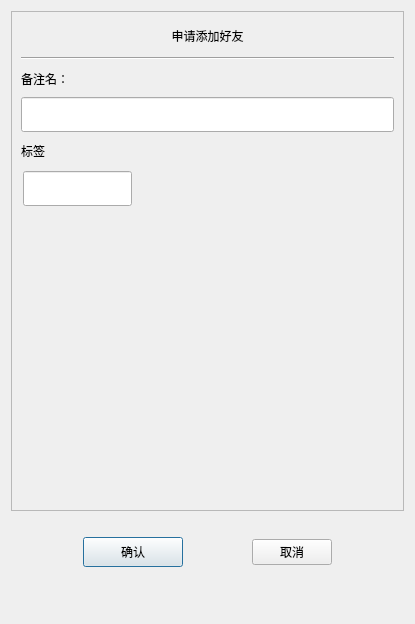
<?xml version="1.0" encoding="UTF-8"?>
<ui version="4.0">
 <class>AuthenFriend</class>
 <widget class="QDialog" name="AuthenFriend">
  <property name="geometry">
   <rect>
    <x>0</x>
    <y>0</y>
    <width>415</width>
    <height>624</height>
   </rect>
  </property>
  <property name="windowTitle">
   <string>Dialog</string>
  </property>
  <layout class="QVBoxLayout" name="verticalLayout">
   <item>
    <widget class="QScrollArea" name="scrollArea">
     <property name="minimumSize">
      <size>
       <width>0</width>
       <height>500</height>
      </size>
     </property>
     <property name="widgetResizable">
      <bool>true</bool>
     </property>
     <widget class="QWidget" name="scrollcontent">
      <property name="geometry">
       <rect>
        <x>0</x>
        <y>0</y>
        <width>395</width>
        <height>498</height>
       </rect>
      </property>
      <layout class="QVBoxLayout" name="verticalLayout_2">
       <property name="spacing">
        <number>0</number>
       </property>
       <property name="leftMargin">
        <number>0</number>
       </property>
       <property name="topMargin">
        <number>11</number>
       </property>
       <property name="rightMargin">
        <number>0</number>
       </property>
       <property name="bottomMargin">
        <number>11</number>
       </property>
       <item>
        <widget class="QLabel" name="apply_lb">
         <property name="minimumSize">
          <size>
           <width>0</width>
           <height>25</height>
          </size>
         </property>
         <property name="maximumSize">
          <size>
           <width>16777215</width>
           <height>25</height>
          </size>
         </property>
         <property name="text">
          <string>申请添加好友</string>
         </property>
         <property name="alignment">
          <set>Qt::AlignCenter</set>
         </property>
        </widget>
       </item>
       <item>
        <widget class="QWidget" name="apply_wid" native="true">
         <layout class="QVBoxLayout" name="verticalLayout_3">
          <item>
           <widget class="Line" name="line">
            <property name="orientation">
             <enum>Qt::Horizontal</enum>
            </property>
           </widget>
          </item>
          <item>
           <widget class="QLabel" name="label_2">
            <property name="minimumSize">
             <size>
              <width>0</width>
              <height>25</height>
             </size>
            </property>
            <property name="maximumSize">
             <size>
              <width>16777215</width>
              <height>25</height>
             </size>
            </property>
            <property name="text">
             <string>备注名：</string>
            </property>
           </widget>
          </item>
          <item>
           <widget class="CustomizeEdit" name="back_ed">
            <property name="minimumSize">
             <size>
              <width>0</width>
              <height>35</height>
             </size>
            </property>
            <property name="maximumSize">
             <size>
              <width>16777215</width>
              <height>35</height>
             </size>
            </property>
           </widget>
          </item>
          <item>
           <widget class="QLabel" name="label_3">
            <property name="minimumSize">
             <size>
              <width>0</width>
              <height>25</height>
             </size>
            </property>
            <property name="maximumSize">
             <size>
              <width>16777215</width>
              <height>25</height>
             </size>
            </property>
            <property name="text">
             <string>标签</string>
            </property>
           </widget>
          </item>
          <item>
           <widget class="QWidget" name="lb_group_wid" native="true">
            <property name="minimumSize">
             <size>
              <width>0</width>
              <height>50</height>
             </size>
            </property>
            <layout class="QVBoxLayout" name="verticalLayout_4">
             <property name="spacing">
              <number>0</number>
             </property>
             <property name="leftMargin">
              <number>0</number>
             </property>
             <property name="topMargin">
              <number>0</number>
             </property>
             <property name="rightMargin">
              <number>0</number>
             </property>
             <property name="bottomMargin">
              <number>0</number>
             </property>
             <item>
              <widget class="QWidget" name="gridWidget" native="true">
               <property name="minimumSize">
                <size>
                 <width>0</width>
                 <height>40</height>
                </size>
               </property>
               <property name="maximumSize">
                <size>
                 <width>16777215</width>
                 <height>40</height>
                </size>
               </property>
               <widget class="CustomizeEdit" name="lb_ed">
                <property name="geometry">
                 <rect>
                  <x>2</x>
                  <y>2</y>
                  <width>109</width>
                  <height>35</height>
                 </rect>
                </property>
                <property name="maximumSize">
                 <size>
                  <width>16777215</width>
                  <height>35</height>
                 </size>
                </property>
               </widget>
              </widget>
             </item>
             <item>
              <widget class="QWidget" name="input_tip_wid" native="true">
               <property name="minimumSize">
                <size>
                 <width>0</width>
                 <height>35</height>
                </size>
               </property>
               <property name="maximumSize">
                <size>
                 <width>16777215</width>
                 <height>35</height>
                </size>
               </property>
               <layout class="QVBoxLayout" name="verticalLayout_5">
                <property name="spacing">
                 <number>0</number>
                </property>
                <property name="leftMargin">
                 <number>0</number>
                </property>
                <property name="topMargin">
                 <number>0</number>
                </property>
                <property name="rightMargin">
                 <number>0</number>
                </property>
                <property name="bottomMargin">
                 <number>0</number>
                </property>
                <item>
                 <widget class="ClickedOnceLabel" name="tip_lb">
                  <property name="text">
                   <string/>
                  </property>
                 </widget>
                </item>
               </layout>
              </widget>
             </item>
            </layout>
           </widget>
          </item>
          <item>
           <widget class="QWidget" name="widget" native="true">
            <property name="minimumSize">
             <size>
              <width>0</width>
              <height>60</height>
             </size>
            </property>
            <layout class="QHBoxLayout" name="horizontalLayout_2">
             <property name="spacing">
              <number>7</number>
             </property>
             <property name="leftMargin">
              <number>0</number>
             </property>
             <property name="topMargin">
              <number>0</number>
             </property>
             <property name="rightMargin">
              <number>0</number>
             </property>
             <property name="bottomMargin">
              <number>0</number>
             </property>
             <item>
              <widget class="QWidget" name="lb_list" native="true">
               <property name="minimumSize">
                <size>
                 <width>287</width>
                 <height>50</height>
                </size>
               </property>
               <property name="maximumSize">
                <size>
                 <width>287</width>
                 <height>16777215</height>
                </size>
               </property>
              </widget>
             </item>
             <item>
              <widget class="QWidget" name="more_lb_wid" native="true">
               <property name="minimumSize">
                <size>
                 <width>30</width>
                 <height>0</height>
                </size>
               </property>
               <property name="maximumSize">
                <size>
                 <width>30</width>
                 <height>16777215</height>
                </size>
               </property>
               <layout class="QVBoxLayout" name="verticalLayout_6">
                <property name="spacing">
                 <number>0</number>
                </property>
                <property name="leftMargin">
                 <number>0</number>
                </property>
                <property name="topMargin">
                 <number>0</number>
                </property>
                <property name="rightMargin">
                 <number>0</number>
                </property>
                <property name="bottomMargin">
                 <number>0</number>
                </property>
                <item>
                 <spacer name="verticalSpacer_3">
                  <property name="orientation">
                   <enum>Qt::Vertical</enum>
                  </property>
                  <property name="sizeHint" stdset="0">
                   <size>
                    <width>20</width>
                    <height>40</height>
                   </size>
                  </property>
                 </spacer>
                </item>
                <item>
                 <widget class="ClickedOnceLabel" name="more_lb">
                  <property name="minimumSize">
                   <size>
                    <width>25</width>
                    <height>25</height>
                   </size>
                  </property>
                  <property name="maximumSize">
                   <size>
                    <width>25</width>
                    <height>25</height>
                   </size>
                  </property>
                  <property name="text">
                   <string/>
                  </property>
                 </widget>
                </item>
                <item>
                 <spacer name="verticalSpacer_4">
                  <property name="orientation">
                   <enum>Qt::Vertical</enum>
                  </property>
                  <property name="sizeHint" stdset="0">
                   <size>
                    <width>20</width>
                    <height>40</height>
                   </size>
                  </property>
                 </spacer>
                </item>
               </layout>
              </widget>
             </item>
            </layout>
           </widget>
          </item>
         </layout>
        </widget>
       </item>
      </layout>
     </widget>
    </widget>
   </item>
   <item>
    <spacer name="verticalSpacer">
     <property name="orientation">
      <enum>Qt::Vertical</enum>
     </property>
     <property name="sizeType">
      <enum>QSizePolicy::Fixed</enum>
     </property>
     <property name="sizeHint" stdset="0">
      <size>
       <width>20</width>
       <height>10</height>
      </size>
     </property>
    </spacer>
   </item>
   <item>
    <widget class="QWidget" name="apply_sure_wid" native="true">
     <property name="minimumSize">
      <size>
       <width>0</width>
       <height>50</height>
      </size>
     </property>
     <layout class="QHBoxLayout" name="horizontalLayout">
      <item>
       <spacer name="horizontalSpacer">
        <property name="orientation">
         <enum>Qt::Horizontal</enum>
        </property>
        <property name="sizeHint" stdset="0">
         <size>
          <width>40</width>
          <height>20</height>
         </size>
        </property>
       </spacer>
      </item>
      <item>
       <widget class="ClickedBtn" name="sure_btn">
        <property name="minimumSize">
         <size>
          <width>100</width>
          <height>30</height>
         </size>
        </property>
        <property name="maximumSize">
         <size>
          <width>100</width>
          <height>30</height>
         </size>
        </property>
        <property name="text">
         <string>确认</string>
        </property>
       </widget>
      </item>
      <item>
       <spacer name="horizontalSpacer_2">
        <property name="orientation">
         <enum>Qt::Horizontal</enum>
        </property>
        <property name="sizeHint" stdset="0">
         <size>
          <width>40</width>
          <height>20</height>
         </size>
        </property>
       </spacer>
      </item>
      <item>
       <widget class="ClickedBtn" name="cancel_btn">
        <property name="text">
         <string>取消</string>
        </property>
       </widget>
      </item>
      <item>
       <spacer name="horizontalSpacer_3">
        <property name="orientation">
         <enum>Qt::Horizontal</enum>
        </property>
        <property name="sizeHint" stdset="0">
         <size>
          <width>40</width>
          <height>20</height>
         </size>
        </property>
       </spacer>
      </item>
     </layout>
    </widget>
   </item>
   <item>
    <spacer name="verticalSpacer_2">
     <property name="orientation">
      <enum>Qt::Vertical</enum>
     </property>
     <property name="sizeHint" stdset="0">
      <size>
       <width>20</width>
       <height>22</height>
      </size>
     </property>
    </spacer>
   </item>
  </layout>
 </widget>
 <customwidgets>
  <customwidget>
   <class>ClickedBtn</class>
   <extends>QPushButton</extends>
   <header location="global">clickedbtn.h</header>
  </customwidget>
  <customwidget>
   <class>CustomizeEdit</class>
   <extends>QLineEdit</extends>
   <header location="global">customizeedit.h</header>
  </customwidget>
  <customwidget>
   <class>ClickedOnceLabel</class>
   <extends>QLabel</extends>
   <header location="global">clickedoncelabel.h</header>
  </customwidget>
 </customwidgets>
 <resources/>
 <connections/>
</ui>
